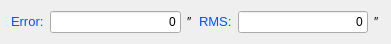
   <widget class="QWidget" name="horizontalLayoutWidget_3">
    <property name="geometry">
     <rect>
      <x>10</x>
      <y>50</y>
      <width>391</width>
      <height>31</height>
     </rect>
    </property>
    <layout class="QHBoxLayout" name="horizontalLayout_4">
     <item>
      <layout class="QHBoxLayout" name="horizontalLayout_12">
       <item>
        <widget class="QLabel" name="label_24">
         <property name="text">
          <string>&lt;!DOCTYPE HTML PUBLIC &quot;-//W3C//DTD HTML 4.0//EN&quot; &quot;http://www.w3.org/TR/REC-html40/strict.dtd&quot;&gt;
&lt;html&gt;&lt;head&gt;&lt;meta name=&quot;qrichtext&quot; content=&quot;1&quot; /&gt;&lt;style type=&quot;text/css&quot;&gt;
p, li { white-space: pre-wrap; }
&lt;/style&gt;&lt;/head&gt;&lt;body style=&quot; font-family:'Sans'; font-size:10pt; font-weight:400; font-style:normal;&quot;&gt;
&lt;p style=&quot; margin-top:0px; margin-bottom:0px; margin-left:0px; margin-right:0px; -qt-block-indent:0; text-indent:0px;&quot;&gt;&lt;span style=&quot; font-family:'Sans Serif'; color:#0055ff;&quot;&gt;Error:&lt;/span&gt;&lt;/p&gt;&lt;/body&gt;&lt;/html&gt;</string>
         </property>
        </widget>
       </item>
       <item>
        <widget class="QLineEdit" name="lineEdit_adc1_error">
         <property name="cursor">
          <cursorShape>ArrowCursor</cursorShape>
         </property>
         <property name="text">
          <string>0</string>
         </property>
         <property name="alignment">
          <set>Qt::AlignRight|Qt::AlignTrailing|Qt::AlignVCenter</set>
         </property>
         <property name="readOnly">
          <bool>true</bool>
         </property>
        </widget>
       </item>
       <item>
        <widget class="QLabel" name="label_36">
         <property name="text">
          <string>″</string>
         </property>
        </widget>
       </item>
      </layout>
     </item>
     <item>
      <layout class="QHBoxLayout" name="horizontalLayout_3">
       <item>
        <widget class="QLabel" name="label_25">
         <property name="text">
          <string>&lt;!DOCTYPE HTML PUBLIC &quot;-//W3C//DTD HTML 4.0//EN&quot; &quot;http://www.w3.org/TR/REC-html40/strict.dtd&quot;&gt;
&lt;html&gt;&lt;head&gt;&lt;meta name=&quot;qrichtext&quot; content=&quot;1&quot; /&gt;&lt;style type=&quot;text/css&quot;&gt;
p, li { white-space: pre-wrap; }
&lt;/style&gt;&lt;/head&gt;&lt;body style=&quot; font-family:'Sans'; font-size:10pt; font-weight:400; font-style:normal;&quot;&gt;
&lt;p style=&quot; margin-top:0px; margin-bottom:0px; margin-left:0px; margin-right:0px; -qt-block-indent:0; text-indent:0px;&quot;&gt;&lt;span style=&quot; font-family:'Sans Serif'; color:#0055ff;&quot;&gt;RMS:&lt;/span&gt;&lt;/p&gt;&lt;/body&gt;&lt;/html&gt;</string>
         </property>
        </widget>
       </item>
       <item>
        <widget class="QLineEdit" name="lineEdit_adc1_RMS">
         <property name="cursor">
          <cursorShape>ArrowCursor</cursorShape>
         </property>
         <property name="text">
          <string>0</string>
         </property>
         <property name="alignment">
          <set>Qt::AlignRight|Qt::AlignTrailing|Qt::AlignVCenter</set>
         </property>
         <property name="readOnly">
          <bool>true</bool>
         </property>
        </widget>
       </item>
       <item>
        <widget class="QLabel" name="label_39">
         <property name="text">
          <string>″</string>
         </property>
        </widget>
       </item>
      </layout>
     </item>
    </layout>
   </widget>
